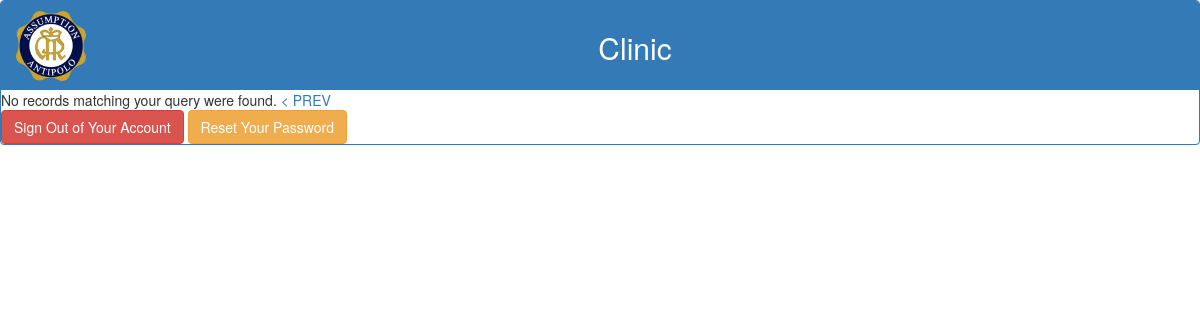
Page /Clinicview.php?page=5 on the earlier database version.
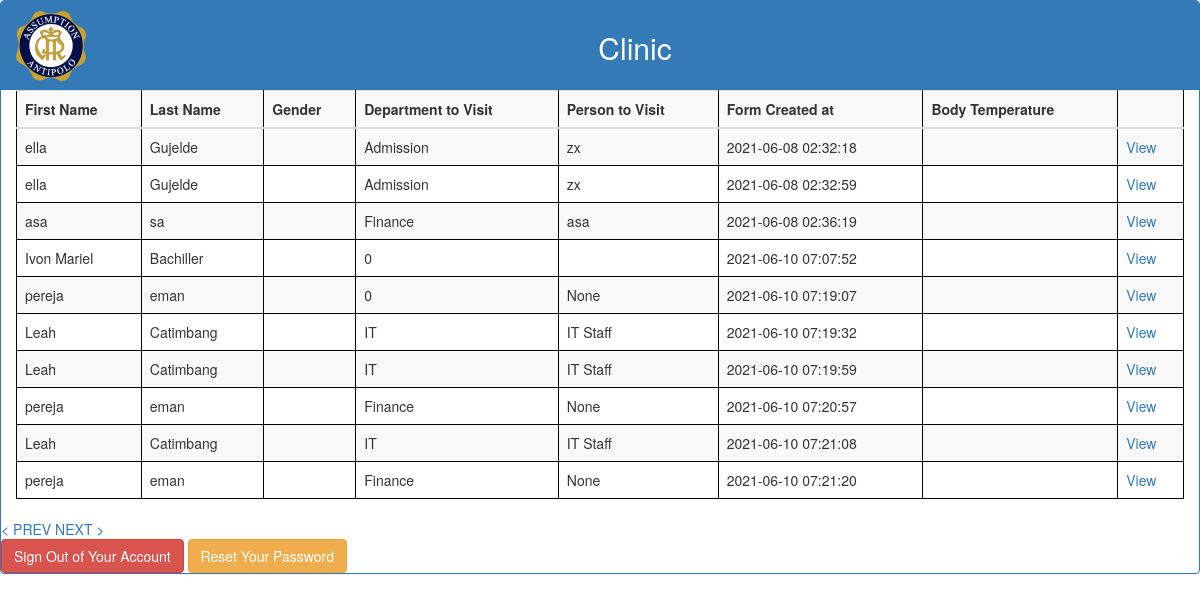
Same page on the later database version.
### tables this page shows
CREATE TABLE `visitor` (
  `id` int(11) NOT NULL AUTO_INCREMENT,
  `Agree` text NOT NULL,
  `last_name` varchar(50) NOT NULL,
  `first_name` varchar(50) NOT NULL,
  `Address` varchar(200) NOT NULL,
  `Email` varchar(50) NOT NULL,
  `Contact_Number` text NOT NULL,
  `Gender` varchar(30) NOT NULL,
  `Department` varchar(30) NOT NULL,
  `person_to_visit` text NOT NULL,
  `reason_to_visit` text NOT NULL,
  `From_visit` varchar(25) NOT NULL,
  `To_visit` varchar(25) NOT NULL,
  `Question1` varchar(30) NOT NULL,
  `Question2` varchar(30) NOT NULL,
  `Question3` varchar(30) NOT NULL,
  `Question4` varchar(30) NOT NULL,
  `q4txt` text NOT NULL,
  `Question5` varchar(30) NOT NULL,
  `q5txt` text NOT NULL,
  `Code` varchar(8) NOT NULL,
  `created_at` timestamp NOT NULL DEFAULT CURRENT_TIMESTAMP,
  `GuardName` varchar(50) NOT NULL,
  `Body_Temp` varchar(5) NOT NULL,
  `log_type` int(11) NOT NULL COMMENT '10 - scheduled; 20 - onsite;  30- wfh',
  `type` int(11) NOT NULL COMMENT '10 - visitor; 20 employee',
  PRIMARY KEY (`id`)
);

### Clinicview.php (the view, shortened to what this page needs)
	<?php
	$offset = 0;
	$per_page = 10;
	if(isset($_GET['page'])){
		$offset = $_GET['page'] * $per_page;
	}
	$hasNextLink = true;
	?>
	<!DOCTYPE html>
	<html lang="en">
	<head>
	<link rel="stylesheet" href="https://maxcdn.bootstrapcdn.com/bootstrap/3.4.1/css/bootstrap.min.css">
	</head>
	<body>
			<div class="panel panel-primary">
			<div class="panel-heading text-center">
			<img src="AA.png" id="AA" style="width:70px;height:70px;">
				<h2 class="text">Clinic</h2>
			</div>
			<div style="overflow-x:auto;">
					<?php
	$link = mysqli_connect("localhost", "root", "", "checklist");
	$sql = "SELECT * FROM visitor LIMIT $per_page OFFSET $offset";
	if($result = mysqli_query($link, $sql)){
		if(mysqli_num_rows($result) > 0){
			echo "<div class='col-md-12 col-sm-12'>";
			echo "<table class='table table-striped'>";
				echo "<tr>";
					echo "<th>First Name</th>";
					echo "<th>Last Name</th>";
					echo "<th>Gender</th>";
					echo"<th> Department to Visit </th>";
					echo"<th> Person to Visit </th>";
					echo"<th> Form Created at</th>";
					echo"<th>Body Temperature</th>";
					echo"<th>&nbsp;</th>";
				echo "</tr>";
				echo "<tbody>";
			while($row = mysqli_fetch_array($result)){
				echo "<tr>";
					echo "<td>" . $row['first_name'] . "</td>";
					echo "<td>" . $row['last_name'] . "</td>";
					echo "<td>"	.$row ['Gender'] . "</td>";
					echo "<td>" . $row['Department'] . "</td>";
					echo "<td>" . $row['person_to_visit'] . "</td>";
					echo "<td>" . $row['created_at'] . "</td>";
					echo "<td>" . $row['Body_Temp'] . "</td>";
					echo "<td><a href='view_visit_details.php?id=".$row["id"]."'>View</a></td>";
				echo "</tr>";
			}
			echo "</tbody>";
			echo "</table>";
			echo "</div>";
		} else{
			$hasNextLink = false;
			echo "No records matching your query were found.";
		}
	} else{
		echo "ERROR: Could not able to execute $sql. " . mysqli_error($link);
	}
	?>
	<?php if(isset($_GET['page']) && $_GET['page'] >= 1){ ?>
	<a href="Clinicview.php?page=<?php echo $_GET['page'] - 1;?>">< PREV</a>
	<?php } ?>
<?php if($hasNextLink) { ?>
<a href="Clinicview.php?page=<?php echo $_GET['page'] + 1;?>">NEXT ></a>
<?php } ?>
					<br>
					<a href="logout.php" class="btn btn-danger ml-3">Sign Out of Your Account</a>
					<a href="reset-password.php" class="btn btn-warning">Reset Your Password</a>
				</div>
	<?php include "common/footer.php";?>

Differences in the rows shown:
added visitor: first_name "ella", last_name "Gujelde", Department "Admission", person_to_visit "zx", created_at "2021-06-08 02:32:18"
added visitor: first_name "ella", last_name "Gujelde", Department "Admission", person_to_visit "zx", created_at "2021-06-08 02:32:59"
added visitor: first_name "asa", last_name "sa", Department "Finance", person_to_visit "asa", created_at "2021-06-08 02:36:19"
added visitor: first_name "Ivon Mariel", last_name "Bachiller", Department "0", created_at "2021-06-10 07:07:52"
added visitor: first_name "pereja", last_name "eman", Department "0", person_to_visit "None", created_at "2021-06-10 07:19:07"
added visitor: first_name "Leah", last_name "Catimbang", Department "IT", person_to_visit "IT Staff", created_at "2021-06-10 07:19:32"
added visitor: first_name "Leah", last_name "Catimbang", Department "IT", person_to_visit "IT Staff", created_at "2021-06-10 07:19:59"
added visitor: first_name "pereja", last_name "eman", Department "Finance", person_to_visit "None", created_at "2021-06-10 07:20:57"
added visitor: first_name "Leah", last_name "Catimbang", Department "IT", person_to_visit "IT Staff", created_at "2021-06-10 07:21:08"
added visitor: first_name "pereja", last_name "eman", Department "Finance", person_to_visit "None", created_at "2021-06-10 07:21:20"
Other differences:
text no longer shown: "No records matching your query were found."
text now shown: "First Name Last Name Gender Department to Visit Person to Visit Form Created at Body Temperature NEXT >"
